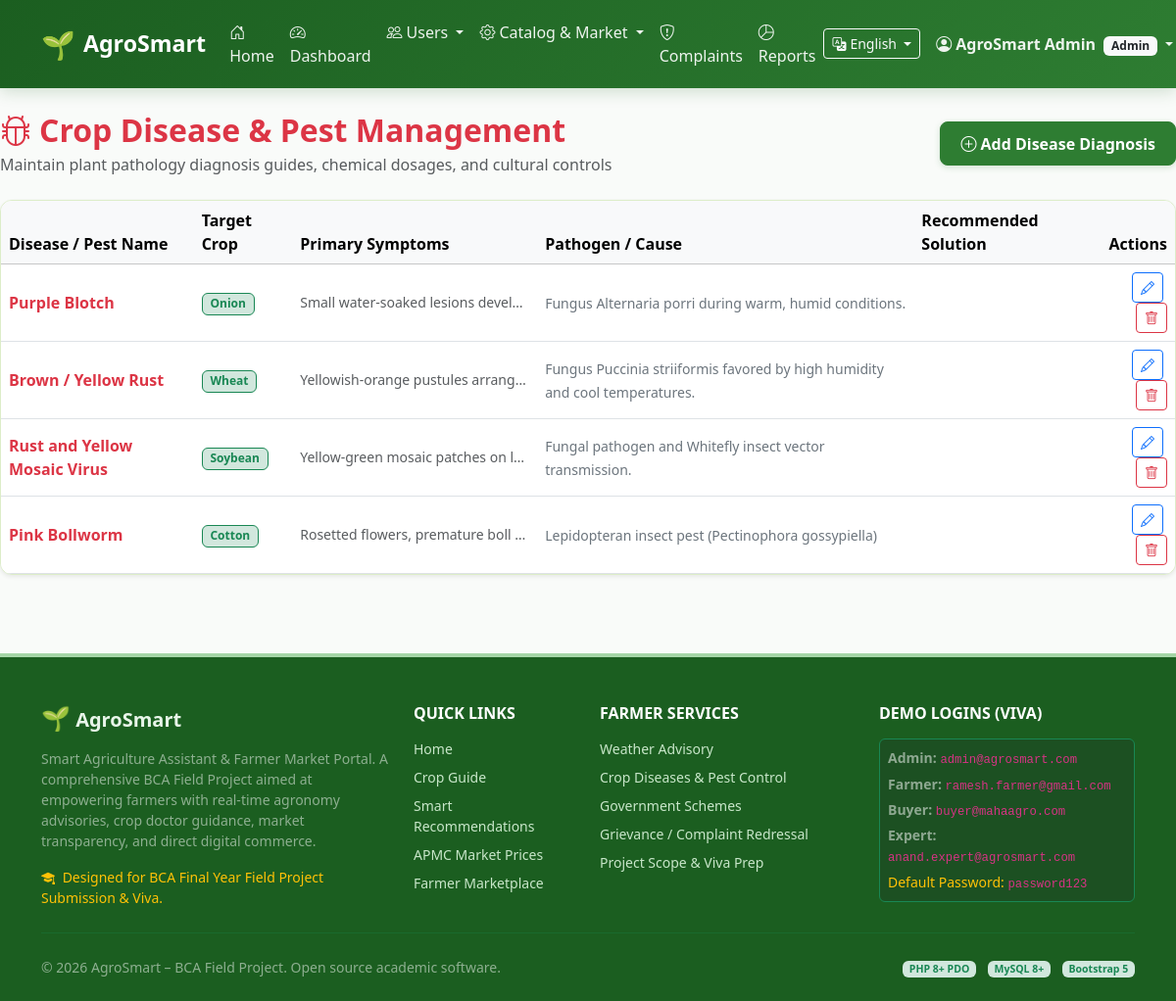
Page /admin/diseases.php (signed in) on the committed database.
### tables this page shows
CREATE TABLE `crop_diseases` (
  `disease_id` INT AUTO_INCREMENT PRIMARY KEY,
  `crop_id` INT NOT NULL,
  `disease_name` VARCHAR(150) NOT NULL,
  `symptoms` TEXT NOT NULL,
  `causes` TEXT NOT NULL,
  `management` TEXT NOT NULL,
  `created_at` DATETIME DEFAULT CURRENT_TIMESTAMP,
  CONSTRAINT `fk_disease_crop` FOREIGN KEY (`crop_id`) REFERENCES `crops` (`crop_id`) ON DELETE CASCADE
);

CREATE TABLE `crops` (
  `crop_id` INT AUTO_INCREMENT PRIMARY KEY,
  `crop_name` VARCHAR(100) NOT NULL,
  `season` ENUM('Kharif', 'Rabi', 'Zaid', 'Annual') NOT NULL,
  `soil_type` VARCHAR(100) NOT NULL,
  `water_requirement` ENUM('Low', 'Medium', 'High') NOT NULL,
  `cultivation_info` TEXT NOT NULL,
  `sowing_period` VARCHAR(100) NOT NULL,
  `harvest_period` VARCHAR(100) NOT NULL,
  `precautions` TEXT NOT NULL,
  `created_at` DATETIME DEFAULT CURRENT_TIMESTAMP
);

### includes/functions.php (called while the page is built, shortened)
<?php
function e($string) {
    return htmlspecialchars((string)$string, ENT_QUOTES, 'UTF-8');
}

### admin/diseases.php (the view, shortened to what this page needs)
<?php
$pdo = getDBConnection();
$query = "SELECT cd.*, c.crop_name FROM crop_diseases cd JOIN crops c ON cd.crop_id = c.crop_id ORDER BY cd.disease_id DESC";
$diseases = $pdo->query($query)->fetchAll();
require_once __DIR__ . '/../includes/header.php';
?>
<div class="d-flex flex-column flex-md-row justify-content-between align-items-md-center mb-4">
  <div>
    <h2 class="fw-bold text-danger mb-1"><i class="bi bi-bug me-2"></i>Crop Disease & Pest Management</h2>
    <p class="text-muted mb-0">Maintain plant pathology diagnosis guides, chemical dosages, and cultural controls</p>
  </div>
  <div class="mt-3 mt-md-0">
    <button type="button" class="btn btn-agro-primary" data-bs-toggle="modal" data-bs-target="#diseaseModal">
      <i class="bi bi-plus-circle me-1"></i>Add Disease Diagnosis
    </button>
  </div>
</div>
<div class="card card-agro shadow-sm">
  <div class="card-body p-0">
    <div class="table-responsive">
      <table class="table table-hover align-middle mb-0">
        <thead class="table-light">
          <tr>
            <th>Disease / Pest Name</th>
            <th>Target Crop</th>
            <th>Primary Symptoms</th>
            <th>Pathogen / Cause</th>
            <th>Recommended Solution</th>
            <th class="text-end">Actions</th>
          </tr>
        </thead>
        <tbody>
          <?php foreach ($diseases as $d): ?>
            <tr>
              <td><strong class="text-danger fs-6"><?= e($d['disease_name']) ?></strong></td>
              <td><span class="badge bg-success-subtle text-success border border-success"><?= e($d['crop_name']) ?></span></td>
              <td style="max-width: 250px;"><small class="text-muted text-truncate d-block"><?= e($d['symptoms']) ?></small></td>
              <td><small class="text-secondary"><?= e($d['causes']) ?></small></td>
              <td style="max-width: 250px;"><small class="text-dark text-truncate d-block"><?= e($d['solutions']) ?></small></td>
              <td class="text-end">
                <a href="<?= BASE_URL ?>/admin/diseases.php?action=edit&id=<?= $d['disease_id'] ?>" class="btn btn-sm btn-outline-primary me-1">
                  <i class="bi bi-pencil"></i>
                </a>
                <a href="<?= BASE_URL ?>/admin/diseases.php?action=delete&id=<?= $d['disease_id'] ?>" class="btn btn-sm btn-outline-danger btn-confirm-delete" data-entity="disease record">
                  <i class="bi bi-trash"></i>
                </a>
              </td>
            </tr>
          <?php endforeach; ?>
        </tbody>
      </table>
    </div>
  </div>
</div>
<?php require_once __DIR__ . '/../includes/footer.php'; ?>

### assets/css/style.css (style rules this page uses)
:root { --agro-primary: #2e7d32; --agro-primary-dark: #1b5e20; --agro-primary-light: #4caf50; --agro-bg-soft: #f1f8e9; --agro-accent-earth: #795548; --agro-accent-gold: #fbc02d; --agro-text-dark: #1f2937; --agro-border-subtle: #dcedc8; }
body { font-family: 'Segoe UI', system-ui, -apple-system, sans-serif; color: var(--agro-text-dark); background-color: #f9fbf9; min-height: 100vh; display: flex; flex-direction: column; }
.btn-agro-primary { background-color: var(--agro-primary); border-color: var(--agro-primary); color: #ffffff; font-weight: 600; padding: 0.6rem 1.25rem; border-radius: 8px; box-shadow: 0 2px 6px rgba(46, 125, 50, 0.2); transition: all 0.2s ease-in-out; }
.card-agro { border: 1px solid var(--agro-border-subtle); border-radius: 12px; background-color: #ffffff; box-shadow: 0 4px 12px rgba(0, 0, 0, 0.04); transition: all 0.25s ease; overflow: hidden; }

### rows in the picture
crop_diseases: disease_name "Purple Blotch", crop.crop_name "Onion", symptoms "Small water-soaked lesions devel…", causes "Fungus Alternaria porri during warm, humid conditions."
crop_diseases: disease_name "Brown / Yellow Rust", crop.crop_name "Wheat", symptoms "Yellowish-orange pustules arrang…", causes "Fungus Puccinia striiformis favored by high humidity and cool temperatures."
crop_diseases: disease_name "Rust and Yellow Mosaic Virus", crop.crop_name "Soybean", symptoms "Yellow-green mosaic patches on l…", causes "Fungal pathogen and Whitefly insect vector transmission."
crop_diseases: disease_name "Pink Bollworm", crop.crop_name "Cotton", symptoms "Rosetted flowers, premature boll…", causes "Lepidopteran insect pest (Pectinophora gossypiella)"

### other values in the picture
__('nav_home') "Home"
__('nav_dashboard') "Dashboard"
$userName "AgroSmart Admin"
$userRole "Admin"
